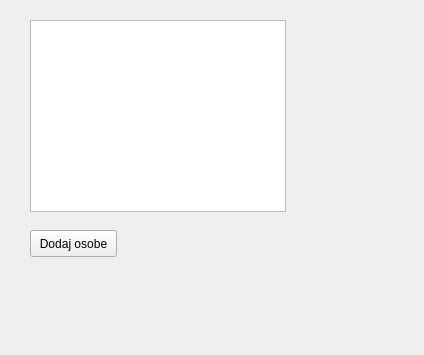
<?xml version="1.0" encoding="UTF-8"?>
<ui version="4.0">
 <class>PersonWidget</class>
 <widget class="QWizardPage" name="PersonWidget">
  <property name="geometry">
   <rect>
    <x>0</x>
    <y>0</y>
    <width>424</width>
    <height>355</height>
   </rect>
  </property>
  <property name="windowTitle">
   <string>WizardPage</string>
  </property>
  <widget class="QTableView" name="personTable">
   <property name="geometry">
    <rect>
     <x>30</x>
     <y>20</y>
     <width>256</width>
     <height>192</height>
    </rect>
   </property>
  </widget>
  <widget class="QPushButton" name="createPerson">
   <property name="geometry">
    <rect>
     <x>30</x>
     <y>230</y>
     <width>87</width>
     <height>27</height>
    </rect>
   </property>
   <property name="text">
    <string>Dodaj osobe</string>
   </property>
  </widget>
 </widget>
 <resources/>
 <connections/>
</ui>
